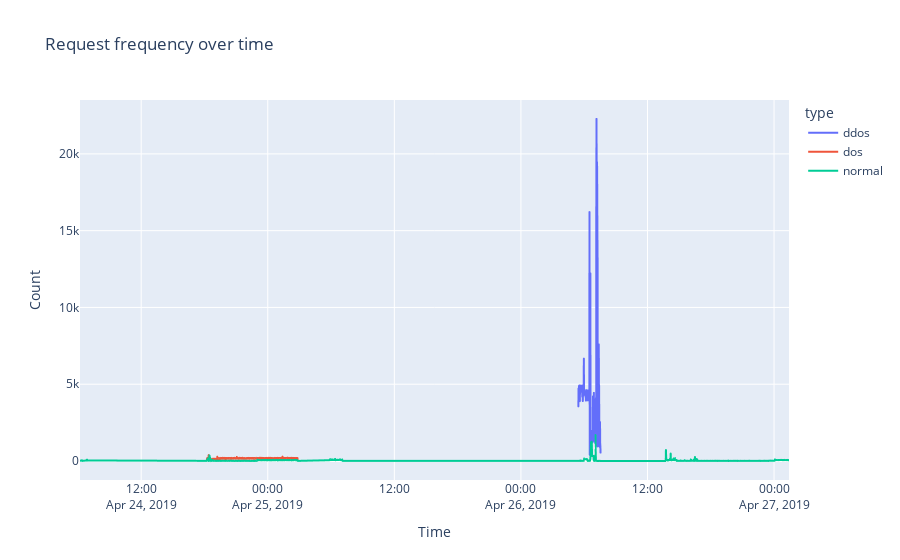

Notebook code for this chart:
### Markdown cell above
It can be noticed when plotting the request evolution by time, that globally, the attacks are not widespread in the interval. So it is necessary to check each endpoint request rate, to evaluate its consistency for the analysis.

### Code cell
eda = EDA(df_continuity)

eda.plot_global_request_rate('min')
